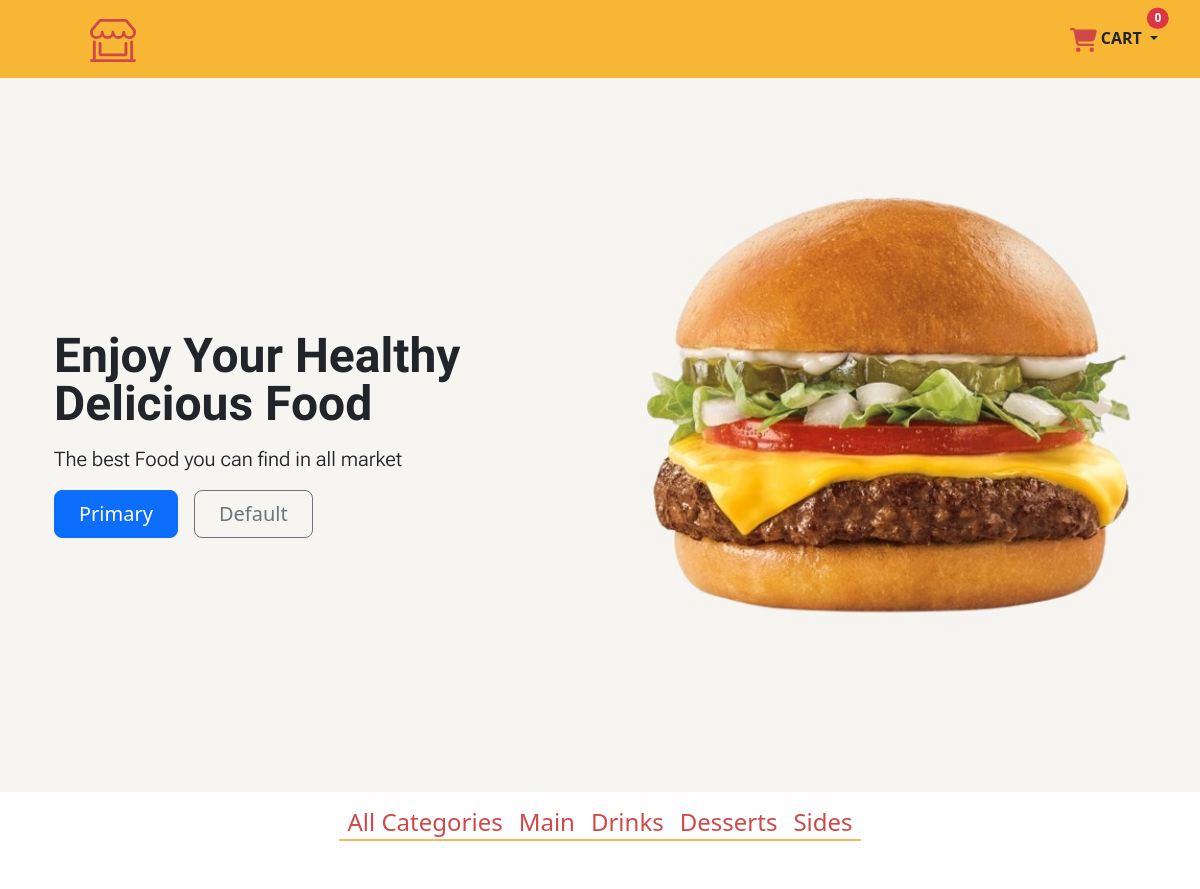
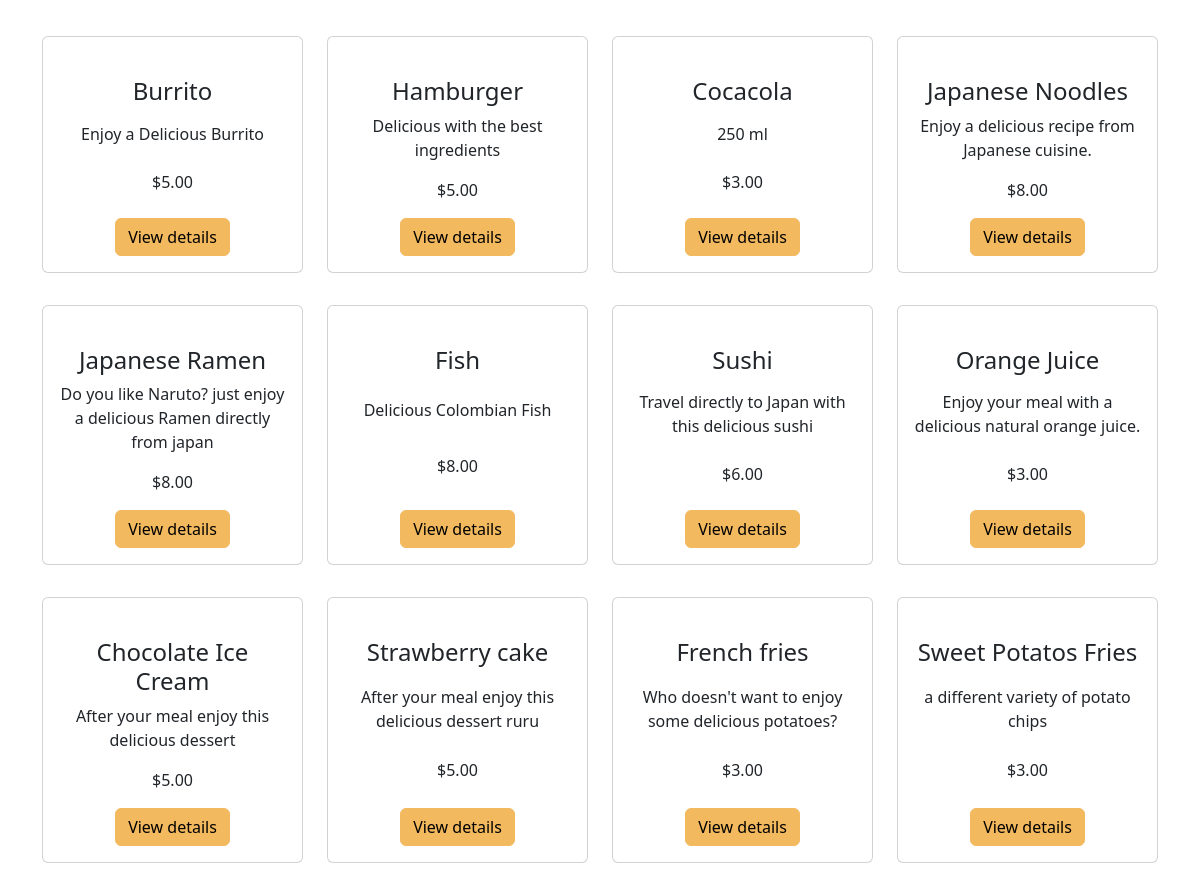
The app's page /, older data (2 pictures, top to bottom).
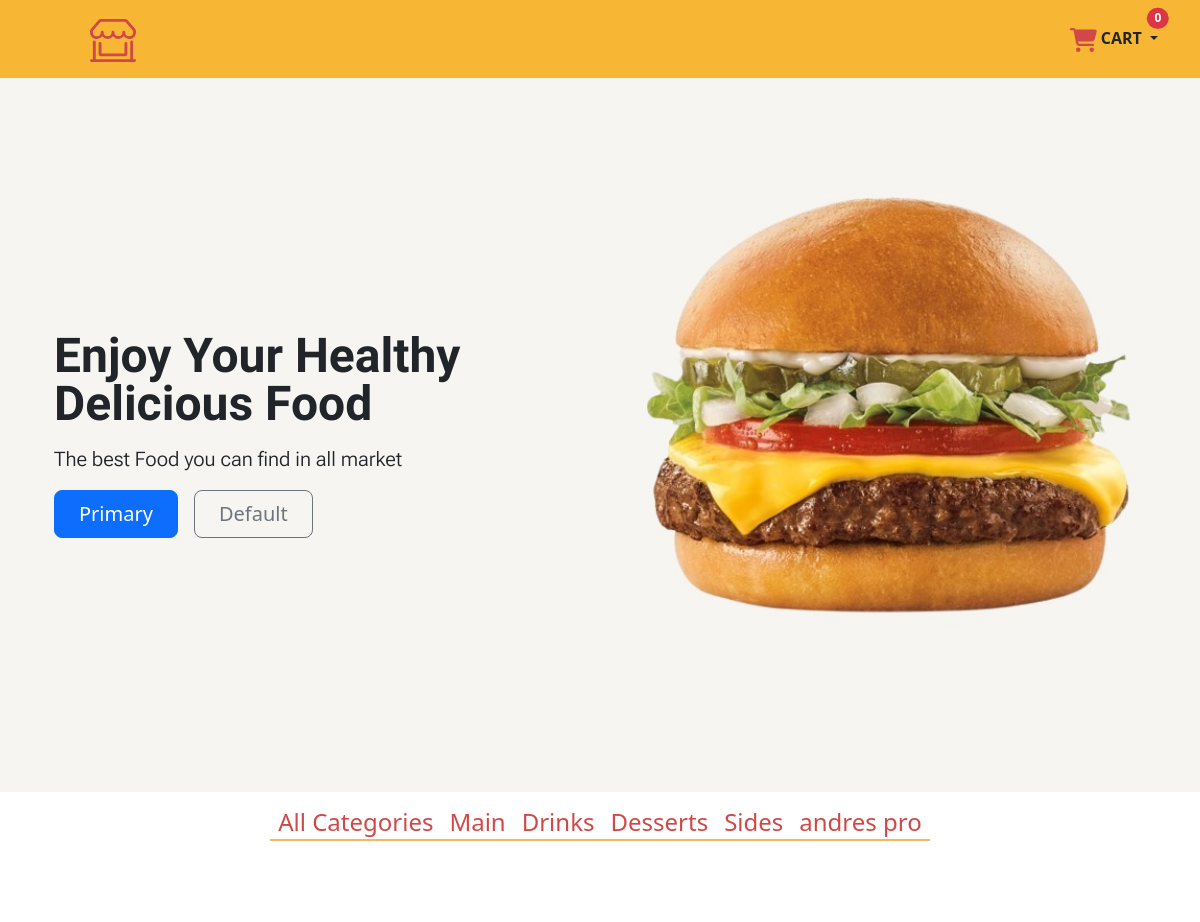
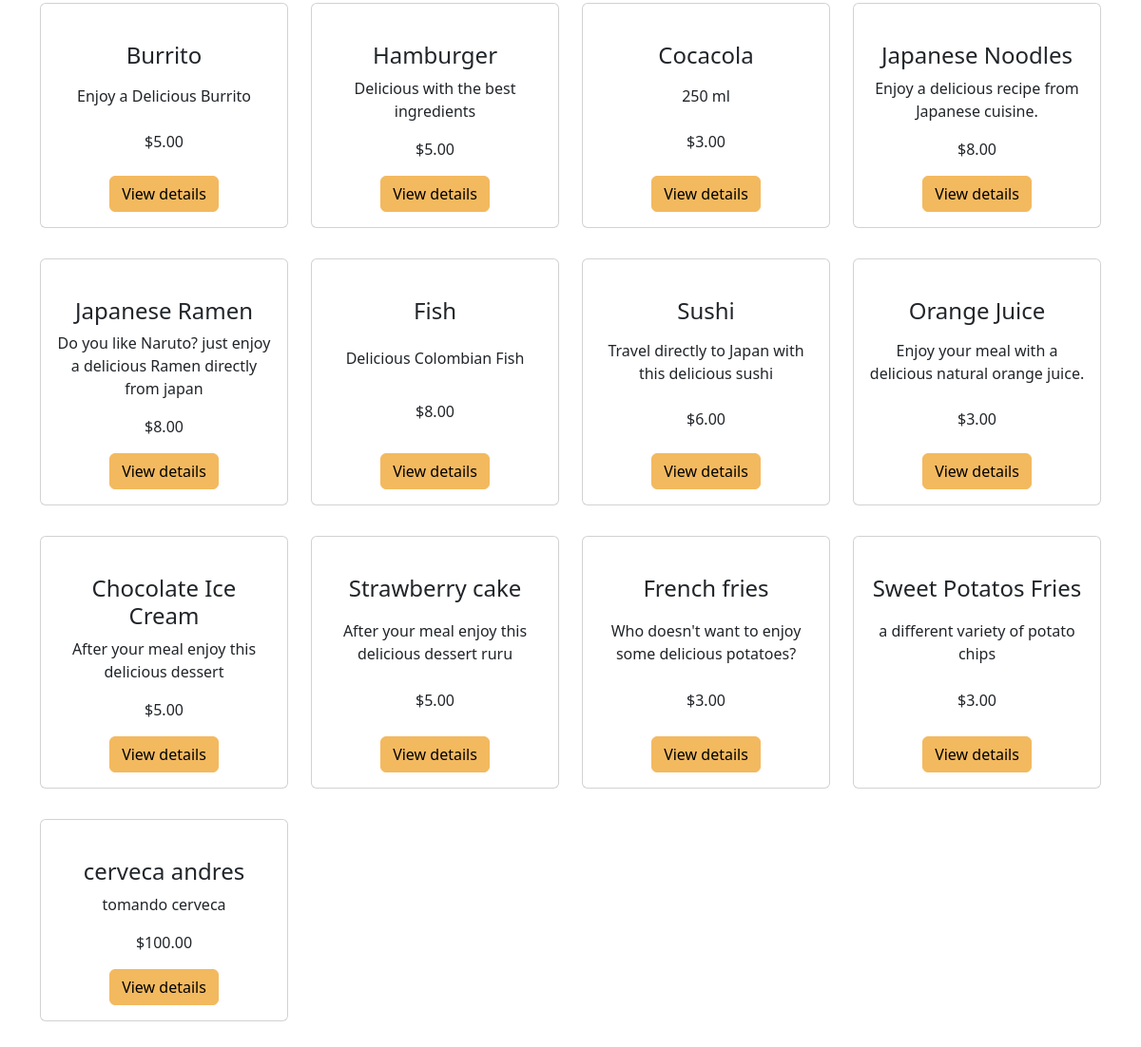
The same page, newer data (2 pictures, top to bottom).
### food/models.py (models this page shows, shortened)
class Category(models.Model):
    name = models.CharField(max_length=200)
    created = models.DateTimeField(auto_now_add=True)
    updated = models.DateTimeField(auto_now=True)
    class Meta:
        verbose_name = 'Category'
        verbose_name_plural = 'Categories'

class Items(models.Model):
    product_type = models.ForeignKey(Category, on_delete=models.RESTRICT,  related_name='products')
    item_name = models.CharField(max_length=200)
    item_description = models.CharField(max_length=200)
    item_price = models.DecimalField( max_digits = 5, decimal_places=2)
    imagen = models.ImageField(upload_to='food', null=True, blank=True)
    created_at = models.DateTimeField(auto_now_add=True)
    updated_at = models.DateTimeField(auto_now=True)

### food/views.py (the view)
# urls.py: path("", views.home, name="home"),
def home(request, category_id=None):
    if category_id:
        objCategory = Category.objects.get(id=category_id)
        product_list = objCategory.products.all()
        category_list = Category.objects.all()
        context = {
            'category_list': category_list,
            'product_list': product_list,
        }
    else:
        category_list = Category.objects.all()
        item_list = Items.objects.all()
        context = {
            "product_list": item_list,
            "category_list": category_list,
        }
    return render(request, 'food/index.html', context)

### food/templates/food/index.html (shortened to what this page needs)
{% extends "food/base.html" %}
{% load static %}
    {% block content %}
    <div class="hero">
        <div class="container col-xxl-8 px-4 py-5">
            <div class="row flex-lg-row-reverse align-items-center g-5 py-5">
                <div class="col-12 col-sm-8 col-lg-6">
                    <img src="{% static 'img/burger.jpg' %}" class="d-block mx-lg-auto img-fluid" alt="Bootstrap Themes"
                        width="700" height="500" loading="lazy">
                </div>
                <div class="col-lg-6">
                    <h1 class="display-5 fw-bold lh-1 mb-3" style="font-family: 'Amatic SC', cursive;">Enjoy Your
                        Healthy <br> Delicious Food</h1>
                    <p class="lead" style="font-family: 'Roboto Flex', sans-serif;">The best Food you can find in all
                        market</p>
                    <div class="d-grid gap-2 d-md-flex justify-content-md-start">
                        <button type="button" class="btn btn-primary btn-lg px-4 me-md-2">Primary</button>
                        <button type="button" class="btn btn-outline-secondary btn-lg px-4">Default</button>
                    </div>
                </div>
            </div>
        </div>
    </div>
    <div class="container-fluid">
        <div class="d-flex justify-content-center bg-transparent" style="width: 100%;">
            <nav class="navbar navbar-expand-lg ">
                <div class="offcanvas offcanvas-end" tabindex="-1" id="navbarOffcanvasLg"
                    aria-labelledby="navbarOffcanvasLgLabel">
                    <div class="offcanvas-body">
                        <ul class="navbar-nav me-auto mb-2 mb-lg-0">
                            <li class="nav-item">
                                <a class="nav-link active red_color" aria-current="page" href="{% url 'food:home' %}">
                                    <h4>All Categories</h4>
                                </a>
                            </li>
                            {% for category in category_list %}
                            <li class="nav-item">
                                <a class="nav-link active red_color" aria-current="page"
                                    href="{% url 'food:ProductsByCategory' category.id %}">
                                    <h4>{{ category.name }}</h4>
                                </a>
                            </li>
                            {% endfor %}
                        </ul>
                    </div>
                </div>
            </nav>
        </div>
    </div>
    <div class=" bg-body-light ">
        <div class="container ">
            <div class="row py-5  justify-content-start ">
                {% for item in product_list %}
                <div class="col-12 col-sm-6 col-lg-3 d-flex text-center justify-content-center py-3">
                    <div class="card h-100 d-flex flex-column " style="width: 18rem;">
                        <div class="card-body d-flex flex-column">
                            <a href="{{ item.imagen.url }}" class=""><img src="{{ item.imagen.url }}" class="img-fluid"
                                    style="height: 210px;" alt=""></a>
                            <h4>{{ item.item_name }}</h4>
                            <p class="mt-auto">
                                {{ item.item_description }}
                            </p>
                            <p class="mt-auto">
                                ${{ item.item_price }}
                            </p>
                            <div class="mt-auto">
                                <a data-bs-toggle="modal" data-bs-target="#detallesModal{{ item.id }}"
                                    class="btn btn-info" style="background-color: #F3B95F; border-color: #F3B95F;">
                                    View details
                                </a>
                            </div>
                        </div>
                    </div>
                </div>
                {% endfor %}
            </div>
        </div>
    </div>
        {% endblock %}

Row changes from the older to the newer data that the page shows:
added Category: name "andres pro"
added Items: item_name "cerveca andres", item_description "tomando cerveca", item_price "100.00"
